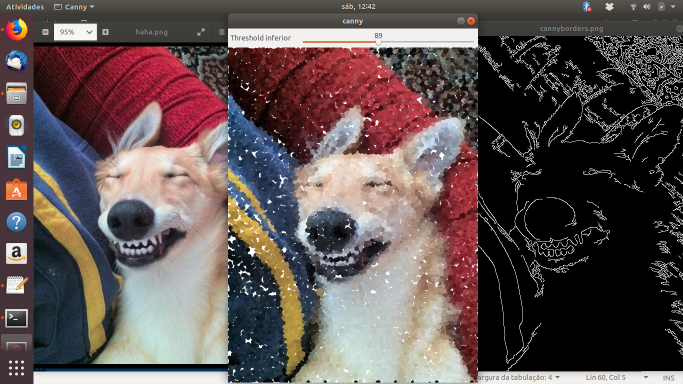
//> input picture K-Means/sample1.png, 1366 x 768 px (shown at 1/2 size)
$ ./kmeans2 sample1.png   (built with g++ and OpenCV 4)
//> lines starting //> are read from the running program, lines starting //| are printed output that depends on the picture
#include <bits/stdc++.h>
#include "opencv2/opencv.hpp"

using namespace std;
using namespace cv;

#define STEP 5
#define JITTER 3
#define RAIO 4

int top_slider = 10;
int top_slider_max = 200;

char TrackbarName[50];

Mat image,imgray, border,points;
  int width, height;
  Vec3b colors;
  int x, y;
  vector<int> yrange;
  vector<int> xrange;

void on_trackbar_canny(int, void*){

  Canny(imgray, border, top_slider, 3*top_slider);
  imshow("cannyborders.png", border);
  points = Mat(height, width, CV_8UC3, Scalar(255,255,255));
  random_shuffle(xrange.begin(), xrange.end());
  for(auto i : xrange){
    random_shuffle(yrange.begin(), yrange.end());
    for(auto j : yrange){

      if(border.at<uchar>(j,i) == 255)
      {
          x = i+rand()%(2*JITTER)-JITTER+1;
          y = j+rand()%(2*JITTER)-JITTER+1;
          colors = image.at<Vec3b>(y,x);
          circle(points, Point(x,y),2, CV_RGB(colors[2],colors[1],colors[0]), -1, CV_AA);
      }
      else{
          x = i+rand()%(2*JITTER)-JITTER+1;
          y = j+rand()%(2*JITTER)-JITTER+1;
          colors = image.at<Vec3b>(x,y);
          circle(points,
                 cv::Point(y,x),
                 RAIO,
                 CV_RGB(colors[2],colors[1],colors[0]),
                 -1,
                 CV_AA);
      }
    }
  }
  imshow("canny",points);

}

int main(int argc, char**argv){

  image= imread(argv[1],CV_LOAD_IMAGE_COLOR);
//> image is the input picture: 768 rows x 1366 cols, CV_8UC3; mean B, G, R 82.1, 82.5, 95.3
  cvtColor(image,imgray, CV_BGR2GRAY);
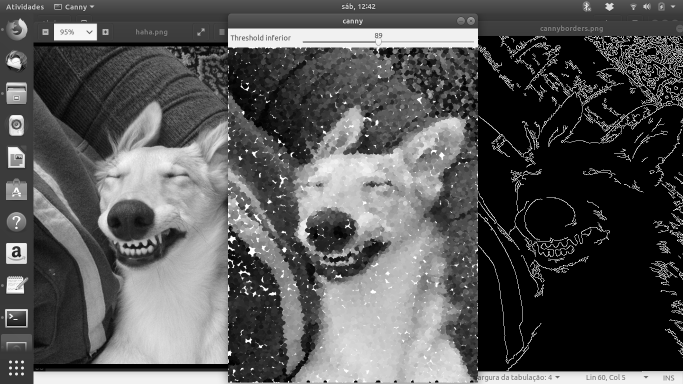
//> imgray: 768 rows x 1366 cols, CV_8UC1 (shown at 1/2 size); min 0, max 255, mean 86.3

  srand(time(0));

  if(!image.data){
  cout << "nao abriu" << argv[1] << endl;
    cout << argv[0] << " imagem.jpg";
    exit(0);
  }

  width=image.size().width;
//> width = 1366
  height=image.size().height;
//> height = 768

  xrange.resize(height/STEP);
//> xrange = 153 values from 0 to 0
  yrange.resize(width/STEP);
//> yrange = 273 values from 0 to 0

  iota(xrange.begin(), xrange.end(), 0);
//> xrange = 153 values from 0 to 152
  iota(yrange.begin(), yrange.end(), 0);
//> yrange = 273 values from 0 to 272

  for(uint i=0; i<xrange.size(); i++){
    xrange[i]= xrange[i]*STEP+STEP/2;
  }
//> after the loop, xrange = 153 values from 2 to 762

  for(uint i=0; i<yrange.size(); i++){
    yrange[i]= yrange[i]*STEP+STEP/2;
  }

  sprintf( TrackbarName, "Threshold inferior", top_slider_max );

  namedWindow("canny",1);
  createTrackbar( TrackbarName, "canny",
                &top_slider,
                top_slider_max,
                on_trackbar_canny );

  on_trackbar_canny(top_slider, 0 );
//> in on_trackbar_canny, `Canny(imgray, border, top_slider, 3*top_slider);`:
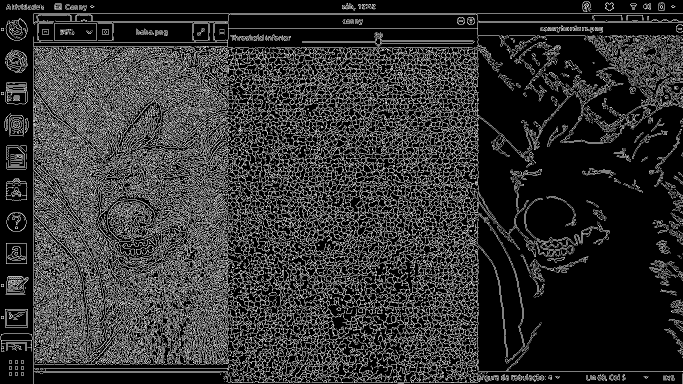
//> border: 768 rows x 1366 cols, CV_8UC1 (shown at 1/2 size); 19.7% white in thin lines or dots
//> after the loop in on_trackbar_canny, `for(auto i : xrange)`:
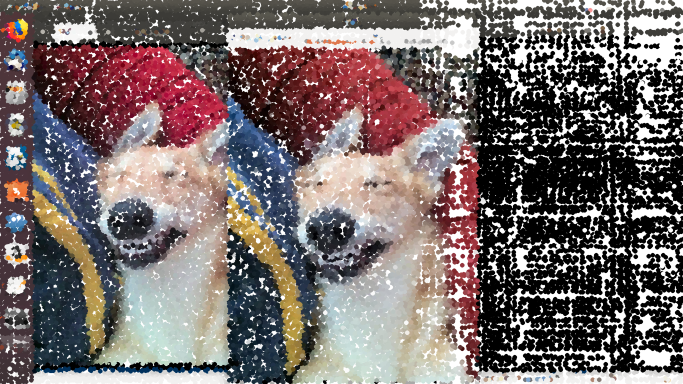
//> points: 768 rows x 1366 cols, CV_8UC3 (shown at 1/2 size); mean B, G, R 108.5, 109, 120.4

  waitKey();
//> after the loop in on_trackbar_canny (call 2), `for(auto i : xrange)`:
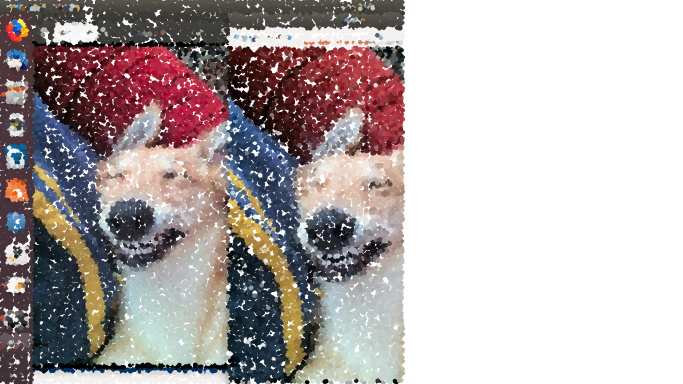
//> points: 768 rows x 1366 cols, CV_8UC3 (shown at 1/2 size); mean B, G, R 172, 171.9, 180.7
  imwrite("cannypontos.png",points);
  return 0;
}
